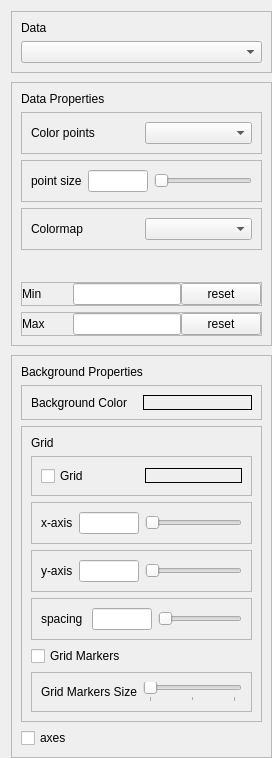
      <widget class="QWidget" name="viewOptions_tab">
       <attribute name="title">
        <string>Options</string>
       </attribute>
       <layout class="QVBoxLayout" name="verticalLayout_3">
        <property name="rightMargin">
         <number>0</number>
        </property>
        <property name="bottomMargin">
         <number>0</number>
        </property>
        <item alignment="Qt::AlignTop">
         <widget class="QFrame" name="vwOptMainPanel_frame">
          <property name="styleSheet">
           <string notr="true">QWidget#vwOptMainPanel_frame {border:0}</string>
          </property>
          <property name="frameShape">
           <enum>QFrame::StyledPanel</enum>
          </property>
          <property name="frameShadow">
           <enum>QFrame::Raised</enum>
          </property>
          <layout class="QVBoxLayout" name="verticalLayout_5">
           <property name="spacing">
            <number>9</number>
           </property>
           <property name="leftMargin">
            <number>0</number>
           </property>
           <property name="topMargin">
            <number>0</number>
           </property>
           <property name="rightMargin">
            <number>0</number>
           </property>
           <property name="bottomMargin">
            <number>0</number>
           </property>
           <item>
            <widget class="QFrame" name="vwOptDataProperties_frame">
             <property name="frameShape">
              <enum>QFrame::StyledPanel</enum>
             </property>
             <property name="frameShadow">
              <enum>QFrame::Raised</enum>
             </property>
             <layout class="QVBoxLayout" name="verticalLayout_8">
              <item>
               <widget class="QLabel" name="vwOptDataTitle_lbl">
                <property name="text">
                 <string>Data</string>
                </property>
               </widget>
              </item>
              <item>
               <widget class="QComboBox" name="vwOptData_comboBox">
                <property name="sizePolicy">
                 <sizepolicy hsizetype="Preferred" vsizetype="Preferred">
                  <horstretch>0</horstretch>
                  <verstretch>0</verstretch>
                 </sizepolicy>
                </property>
               </widget>
              </item>
             </layout>
            </widget>
           </item>
           <item>
            <widget class="QFrame" name="vwOptColorProperties_frame">
             <property name="frameShape">
              <enum>QFrame::StyledPanel</enum>
             </property>
             <property name="frameShadow">
              <enum>QFrame::Raised</enum>
             </property>
             <layout class="QVBoxLayout" name="verticalLayout_2">
              <item>
               <widget class="QLabel" name="vwOptColorTitle_lbl">
                <property name="text">
                 <string>Data Properties</string>
                </property>
               </widget>
              </item>
              <item>
               <widget class="QFrame" name="vwOptColorPts_frame">
                <property name="frameShape">
                 <enum>QFrame::StyledPanel</enum>
                </property>
                <property name="frameShadow">
                 <enum>QFrame::Raised</enum>
                </property>
                <layout class="QHBoxLayout" name="horizontalLayout_15">
                 <item>
                  <widget class="QLabel" name="vwOptColorPts_lbl">
                   <property name="text">
                    <string>Color points</string>
                   </property>
                  </widget>
                 </item>
                 <item>
                  <widget class="QComboBox" name="vwOptColorPts_comboBox"/>
                 </item>
                </layout>
               </widget>
              </item>
              <item>
               <widget class="QFrame" name="vwOptPtsSize_frame">
                <property name="frameShape">
                 <enum>QFrame::StyledPanel</enum>
                </property>
                <property name="frameShadow">
                 <enum>QFrame::Raised</enum>
                </property>
                <layout class="QHBoxLayout" name="horizontalLayout_9">
                 <item>
                  <widget class="QLabel" name="vwOptPtsSize_lbl">
                   <property name="text">
                    <string>point size</string>
                   </property>
                  </widget>
                 </item>
                 <item>
                  <widget class="QLineEdit" name="vwOptPtsSize_edit">
                   <property name="sizePolicy">
                    <sizepolicy hsizetype="Preferred" vsizetype="Preferred">
                     <horstretch>0</horstretch>
                     <verstretch>0</verstretch>
                    </sizepolicy>
                   </property>
                   <property name="minimumSize">
                    <size>
                     <width>60</width>
                     <height>0</height>
                    </size>
                   </property>
                   <property name="maximumSize">
                    <size>
                     <width>60</width>
                     <height>16777215</height>
                    </size>
                   </property>
                  </widget>
                 </item>
                 <item>
                  <widget class="QSlider" name="vwOptPtsSize_slider">
                   <property name="minimum">
                    <number>1</number>
                   </property>
                   <property name="maximum">
                    <number>300</number>
                   </property>
                   <property name="orientation">
                    <enum>Qt::Horizontal</enum>
                   </property>
                   <property name="tickPosition">
                    <enum>QSlider::NoTicks</enum>
                   </property>
                   <property name="tickInterval">
                    <number>1</number>
                   </property>
                  </widget>
                 </item>
                </layout>
               </widget>
              </item>
              <item>
               <widget class="QFrame" name="vwOptColormap_frame">
                <property name="frameShape">
                 <enum>QFrame::StyledPanel</enum>
                </property>
                <property name="frameShadow">
                 <enum>QFrame::Raised</enum>
                </property>
                <layout class="QHBoxLayout" name="horizontalLayout_13">
                 <item>
                  <widget class="QLabel" name="vwOptColormapTitle_lbl">
                   <property name="text">
                    <string>Colormap</string>
                   </property>
                  </widget>
                 </item>
                 <item>
                  <widget class="QComboBox" name="vwOptColormap_comboBox">
                   <property name="sizePolicy">
                    <sizepolicy hsizetype="Preferred" vsizetype="Preferred">
                     <horstretch>0</horstretch>
                     <verstretch>0</verstretch>
                    </sizepolicy>
                   </property>
                  </widget>
                 </item>
                </layout>
               </widget>
              </item>
              <item>
               <widget class="QWidget" name="vwOptColormapViewer_widget" native="true">
                <property name="minimumSize">
                 <size>
                  <width>0</width>
                  <height>20</height>
                 </size>
                </property>
               </widget>
              </item>
              <item>
               <widget class="QFrame" name="vwOptColormapMin_frame">
                <property name="frameShape">
                 <enum>QFrame::StyledPanel</enum>
                </property>
                <property name="frameShadow">
                 <enum>QFrame::Raised</enum>
                </property>
                <layout class="QHBoxLayout" name="horizontalLayout_7">
                 <property name="spacing">
                  <number>0</number>
                 </property>
                 <property name="leftMargin">
                  <number>0</number>
                 </property>
                 <property name="topMargin">
                  <number>0</number>
                 </property>
                 <property name="rightMargin">
                  <number>0</number>
                 </property>
                 <property name="bottomMargin">
                  <number>0</number>
                 </property>
                 <item>
                  <widget class="QLabel" name="vwOptColormapMin_lbl">
                   <property name="text">
                    <string>Min</string>
                   </property>
                  </widget>
                 </item>
                 <item>
                  <widget class="QLineEdit" name="vwOptColormapMin_edit">
                   <property name="sizePolicy">
                    <sizepolicy hsizetype="Preferred" vsizetype="Preferred">
                     <horstretch>0</horstretch>
                     <verstretch>0</verstretch>
                    </sizepolicy>
                   </property>
                  </widget>
                 </item>
                 <item>
                  <widget class="QPushButton" name="vwOptColormapMin_btn">
                   <property name="sizePolicy">
                    <sizepolicy hsizetype="Preferred" vsizetype="Preferred">
                     <horstretch>0</horstretch>
                     <verstretch>0</verstretch>
                    </sizepolicy>
                   </property>
                   <property name="text">
                    <string>reset</string>
                   </property>
                  </widget>
                 </item>
                </layout>
               </widget>
              </item>
              <item>
               <widget class="QFrame" name="vwOptColormapMax_frame">
                <property name="frameShape">
                 <enum>QFrame::StyledPanel</enum>
                </property>
                <property name="frameShadow">
                 <enum>QFrame::Raised</enum>
                </property>
                <layout class="QHBoxLayout" name="horizontalLayout_8">
                 <property name="spacing">
                  <number>0</number>
                 </property>
                 <property name="leftMargin">
                  <number>0</number>
                 </property>
                 <property name="topMargin">
                  <number>0</number>
                 </property>
                 <property name="rightMargin">
                  <number>0</number>
                 </property>
                 <property name="bottomMargin">
                  <number>0</number>
                 </property>
                 <item>
                  <widget class="QLabel" name="vwOptColormapMax_lbl">
                   <property name="text">
                    <string>Max</string>
                   </property>
                  </widget>
                 </item>
                 <item>
                  <widget class="QLineEdit" name="vwOptColormapMax_edit">
                   <property name="sizePolicy">
                    <sizepolicy hsizetype="Preferred" vsizetype="Preferred">
                     <horstretch>0</horstretch>
                     <verstretch>0</verstretch>
                    </sizepolicy>
                   </property>
                  </widget>
                 </item>
                 <item>
                  <widget class="QPushButton" name="vwOptColormapMax_btn">
                   <property name="sizePolicy">
                    <sizepolicy hsizetype="Preferred" vsizetype="Preferred">
                     <horstretch>0</horstretch>
                     <verstretch>0</verstretch>
                    </sizepolicy>
                   </property>
                   <property name="text">
                    <string>reset</string>
                   </property>
                  </widget>
                 </item>
                </layout>
               </widget>
              </item>
             </layout>
            </widget>
           </item>
           <item>
            <widget class="QFrame" name="vwOptBGProperties_frame">
             <property name="frameShape">
              <enum>QFrame::StyledPanel</enum>
             </property>
             <property name="frameShadow">
              <enum>QFrame::Raised</enum>
             </property>
             <layout class="QVBoxLayout" name="verticalLayout_4">
              <item>
               <widget class="QLabel" name="vwOptBGTitle_lbl">
                <property name="text">
                 <string>Background Properties</string>
                </property>
               </widget>
              </item>
              <item>
               <widget class="QFrame" name="vwOptBGColor_frame">
                <property name="frameShape">
                 <enum>QFrame::StyledPanel</enum>
                </property>
                <property name="frameShadow">
                 <enum>QFrame::Raised</enum>
                </property>
                <layout class="QHBoxLayout" name="horizontalLayout_12">
                 <item>
                  <widget class="QLabel" name="vwOptBGColor_lbl">
                   <property name="text">
                    <string>Background Color</string>
                   </property>
                  </widget>
                 </item>
                 <item>
                  <widget class="QPushButton" name="vwOptBGColor_btn">
                   <property name="sizePolicy">
                    <sizepolicy hsizetype="Preferred" vsizetype="Preferred">
                     <horstretch>0</horstretch>
                     <verstretch>0</verstretch>
                    </sizepolicy>
                   </property>
                   <property name="minimumSize">
                    <size>
                     <width>109</width>
                     <height>15</height>
                    </size>
                   </property>
                   <property name="maximumSize">
                    <size>
                     <width>109</width>
                     <height>15</height>
                    </size>
                   </property>
                   <property name="autoFillBackground">
                    <bool>false</bool>
                   </property>
                   <property name="styleSheet">
                    <string notr="true">border :1px solid ;</string>
                   </property>
                   <property name="inputMethodHints">
                    <set>Qt::ImhNone</set>
                   </property>
                   <property name="text">
                    <string/>
                   </property>
                   <property name="checkable">
                    <bool>false</bool>
                   </property>
                   <property name="autoRepeat">
                    <bool>false</bool>
                   </property>
                   <property name="autoExclusive">
                    <bool>false</bool>
                   </property>
                   <property name="autoDefault">
                    <bool>false</bool>
                   </property>
                   <property name="default">
                    <bool>false</bool>
                   </property>
                   <property name="flat">
                    <bool>false</bool>
                   </property>
                  </widget>
                 </item>
                </layout>
               </widget>
              </item>
              <item>
               <widget class="QFrame" name="vwOptGridPanel_frame">
                <property name="frameShape">
                 <enum>QFrame::StyledPanel</enum>
                </property>
                <property name="frameShadow">
                 <enum>QFrame::Raised</enum>
                </property>
                <layout class="QVBoxLayout" name="verticalLayout_9">
                 <item>
                  <widget class="QLabel" name="vwOptGridPanelTitel_lbl">
                   <property name="text">
                    <string>Grid</string>
                   </property>
                  </widget>
                 </item>
                 <item>
                  <widget class="QFrame" name="vwOptGridToggle_frame">
                   <property name="frameShape">
                    <enum>QFrame::StyledPanel</enum>
                   </property>
                   <property name="frameShadow">
                    <enum>QFrame::Raised</enum>
                   </property>
                   <layout class="QHBoxLayout" name="horizontalLayout_14">
                    <item>
                     <widget class="QCheckBox" name="vwOptGrid_checkBox">
                      <property name="sizePolicy">
                       <sizepolicy hsizetype="Preferred" vsizetype="Preferred">
                        <horstretch>0</horstretch>
                        <verstretch>0</verstretch>
                       </sizepolicy>
                      </property>
                      <property name="text">
                       <string>Grid</string>
                      </property>
                     </widget>
                    </item>
                    <item>
                     <widget class="QPushButton" name="vwOptGridColor_btn">
                      <property name="sizePolicy">
                       <sizepolicy hsizetype="Preferred" vsizetype="Preferred">
                        <horstretch>0</horstretch>
                        <verstretch>0</verstretch>
                       </sizepolicy>
                      </property>
                      <property name="minimumSize">
                       <size>
                        <width>0</width>
                        <height>15</height>
                       </size>
                      </property>
                      <property name="maximumSize">
                       <size>
                        <width>16777215</width>
                        <height>15</height>
                       </size>
                      </property>
                      <property name="autoFillBackground">
                       <bool>false</bool>
                      </property>
                      <property name="styleSheet">
                       <string notr="true">border :1px solid ;</string>
                      </property>
                      <property name="text">
                       <string/>
                      </property>
                      <property name="checkable">
                       <bool>false</bool>
                      </property>
                      <property name="autoRepeat">
                       <bool>false</bool>
                      </property>
                      <property name="autoDefault">
                       <bool>false</bool>
                      </property>
                      <property name="default">
                       <bool>false</bool>
                      </property>
                      <property name="flat">
                       <bool>false</bool>
                      </property>
                     </widget>
                    </item>
                   </layout>
                  </widget>
                 </item>
                 <item>
                  <widget class="QFrame" name="vwOptGridSize_frame">
                   <property name="frameShape">
                    <enum>QFrame::StyledPanel</enum>
                   </property>
                   <property name="frameShadow">
                    <enum>QFrame::Raised</enum>
                   </property>
                   <layout class="QHBoxLayout" name="horizontalLayout_11">
                    <item>
                     <widget class="QLabel" name="vwOptGridXSize_lbl">
                      <property name="text">
                       <string>x-axis</string>
                      </property>
                     </widget>
                    </item>
                    <item>
                     <widget class="QLineEdit" name="vwOptGridXSize_edit">
                      <property name="sizePolicy">
                       <sizepolicy hsizetype="Preferred" vsizetype="Preferred">
                        <horstretch>0</horstretch>
                        <verstretch>0</verstretch>
                       </sizepolicy>
                      </property>
                      <property name="minimumSize">
                       <size>
                        <width>60</width>
                        <height>0</height>
                       </size>
                      </property>
                      <property name="maximumSize">
                       <size>
                        <width>60</width>
                        <height>16777215</height>
                       </size>
                      </property>
                      <property name="sizeIncrement">
                       <size>
                        <width>0</width>
                        <height>0</height>
                       </size>
                      </property>
                     </widget>
                    </item>
                    <item>
                     <widget class="QSlider" name="vwOptGridXSize_slider">
                      <property name="orientation">
                       <enum>Qt::Horizontal</enum>
                      </property>
                     </widget>
                    </item>
                   </layout>
                  </widget>
                 </item>
                 <item>
                  <widget class="QFrame" name="frame">
                   <property name="frameShape">
                    <enum>QFrame::StyledPanel</enum>
                   </property>
                   <property name="frameShadow">
                    <enum>QFrame::Raised</enum>
                   </property>
                   <layout class="QHBoxLayout" name="horizontalLayout_2">
                    <item>
                     <widget class="QLabel" name="vwOptGridYSize_lbl">
                      <property name="text">
                       <string>y-axis</string>
                      </property>
                     </widget>
                    </item>
                    <item>
                     <widget class="QLineEdit" name="vwOptGridYSize_edit">
                      <property name="sizePolicy">
                       <sizepolicy hsizetype="Preferred" vsizetype="Fixed">
                        <horstretch>0</horstretch>
                        <verstretch>0</verstretch>
                       </sizepolicy>
                      </property>
                      <property name="minimumSize">
                       <size>
                        <width>60</width>
                        <height>0</height>
                       </size>
                      </property>
                      <property name="maximumSize">
                       <size>
                        <width>60</width>
                        <height>16777215</height>
                       </size>
                      </property>
                     </widget>
                    </item>
                    <item>
                     <widget class="QSlider" name="vwOptGridYSize_slider">
                      <property name="orientation">
                       <enum>Qt::Horizontal</enum>
                      </property>
                     </widget>
                    </item>
                   </layout>
                  </widget>
                 </item>
                 <item>
                  <widget class="QFrame" name="frame_2">
                   <property name="frameShape">
                    <enum>QFrame::StyledPanel</enum>
                   </property>
                   <property name="frameShadow">
                    <enum>QFrame::Raised</enum>
                   </property>
                   <layout class="QHBoxLayout" name="horizontalLayout_3">
                    <item>
                     <widget class="QLabel" name="vwOptGridSpacing_lbl">
                      <property name="text">
                       <string>spacing </string>
                      </property>
                     </widget>
                    </item>
                    <item>
                     <widget class="QLineEdit" name="vwOptGridSpacing_edit">
                      <property name="sizePolicy">
                       <sizepolicy hsizetype="Preferred" vsizetype="Preferred">
                        <horstretch>0</horstretch>
                        <verstretch>0</verstretch>
                       </sizepolicy>
                      </property>
                      <property name="minimumSize">
                       <size>
                        <width>60</width>
                        <height>0</height>
                       </size>
                      </property>
                      <property name="maximumSize">
                       <size>
                        <width>60</width>
                        <height>16777215</height>
                       </size>
                      </property>
                     </widget>
                    </item>
                    <item>
                     <widget class="QSlider" name="vwOptGridSpacing_slider">
                      <property name="orientation">
                       <enum>Qt::Horizontal</enum>
                      </property>
                     </widget>
                    </item>
                   </layout>
                  </widget>
                 </item>
                 <item>
                  <widget class="QCheckBox" name="vwOptGridMarkers_checkBox">
                   <property name="text">
                    <string>Grid Markers</string>
                   </property>
                  </widget>
                 </item>
                 <item>
                  <widget class="QFrame" name="vwOptGridMarkersFontSize_frame">
                   <property name="frameShape">
                    <enum>QFrame::StyledPanel</enum>
                   </property>
                   <property name="frameShadow">
                    <enum>QFrame::Raised</enum>
                   </property>
                   <layout class="QHBoxLayout" name="horizontalLayout_10">
                    <item>
                     <widget class="QLabel" name="vwOptGridMarkersFontSize_lbl">
                      <property name="text">
                       <string>Grid Markers Size</string>
                      </property>
                     </widget>
                    </item>
                    <item>
                     <widget class="QSlider" name="vwOptGridMarkersFontSize_slider">
                      <property name="maximum">
                       <number>2</number>
                      </property>
                      <property name="orientation">
                       <enum>Qt::Horizontal</enum>
                      </property>
                      <property name="tickPosition">
                       <enum>QSlider::TicksBelow</enum>
                      </property>
                     </widget>
                    </item>
                   </layout>
                  </widget>
                 </item>
                </layout>
               </widget>
              </item>
              <item>
               <widget class="QCheckBox" name="vwOptAxes_checkBox">
                <property name="sizePolicy">
                 <sizepolicy hsizetype="Preferred" vsizetype="Preferred">
                  <horstretch>0</horstretch>
                  <verstretch>0</verstretch>
                 </sizepolicy>
                </property>
                <property name="text">
                 <string>axes</string>
                </property>
               </widget>
              </item>
             </layout>
            </widget>
           </item>
          </layout>
         </widget>
        </item>
       </layout>
      </widget>
